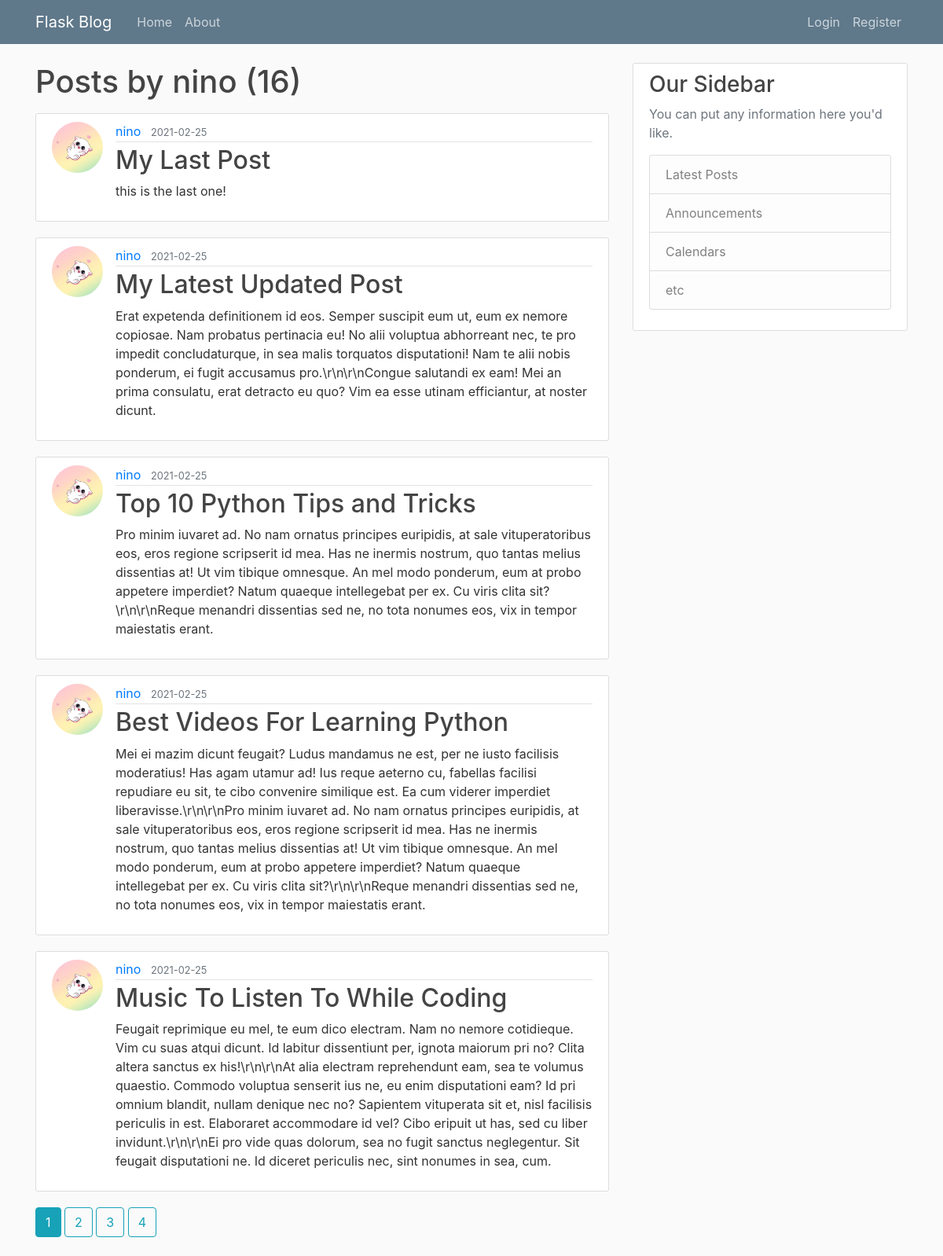
The app's page /user/nino with its own data.
### flaskblog/models.py (models this page shows, shortened)
class User(db.Model, UserMixin):
    id = db.Column(db.Integer, primary_key=True)
    username = db.Column(db.String(20), unique=True, nullable=False)
    email = db.Column(db.String(120), unique=True, nullable=False)
    image_file = db.Column(db.String(20), nullable=False, default='default.jpg')
    password = db.Column(db.String(60), nullable=False)
    posts = db.relationship('Post', backref='author', lazy=True)

class Post(db.Model):
    id = db.Column(db.Integer, primary_key=True)
    title = db.Column(db.String(100), nullable=False)
    date_posted = db.Column(db.DateTime, nullable=False, default=datetime.utcnow)
    content = db.Column(db.Text, nullable=False)
    user_id = db.Column(db.Integer, db.ForeignKey('user.id'), nullable=False)

### flaskblog/routes.py (the view)
@app.route('/user/<string:username>')
def user_posts(username):
    page = request.args.get('page', 1, type=int)
    user = User.query.filter_by(username=username).first_or_404()
    posts = Post.query.filter_by(author=user)\
        .order_by(Post.date_posted.desc())\
        .paginate(page=page, per_page=5)
    return render_template('user_posts.html', posts=posts, user=user)

### flaskblog/templates/user_posts.html
  {% extends "layout.html" %}
{% block content %}
    <h1 class="mb-3">Posts by {{ user.username }} ({{ posts.total }})</h1>
    {% for post in posts.items %}
        <article class="media content-section">
          <img class="rounded-circle article-img" src="{{ url_for('static', filename='profile_pics/' + post.author.image_file) }}">
          <div class="media-body">
            <div class="article-metadata">
              <a class="mr-2" href="{{ url_for('user_posts', username=post.author.username) }}">{{ post.author.username }}</a>
              <small class="text-muted">{{ post.date_posted.strftime('%Y-%m-%d') }}</small>
            </div>
            <h2><a class="article-title" href="{{ url_for('post', post_id=post.id) }}">{{ post.title }}</a></h2>
            <p class="article-content">{{ post.content }}</p>
          </div>
        </article>
    {% endfor %}
    {% for page_num in posts.iter_pages(left_edge=1, right_edge=1, left_current=1, right_current=2) %}
        {% if page_num %}
          {% if posts.page == page_num %}
            <a class="btn btn-info mb-4" href="{{ url_for('user_posts', username=user.username, page=page_num) }}">{{ page_num }}</a>
          {% else %}
            <a class="btn btn-outline-info mb-4" href="{{ url_for('user_posts', username=user.username, page=page_num) }}">{{ page_num }}</a>
          {% endif %}
        {% else %}
          ...
        {% endif %}
    {% endfor %}
{% endblock content %}

### flaskblog/static/main.css (style rules this page uses)
body { background: #fafafa; color: #333333; margin-top: 5rem; }
h1, h2, h3, h4, h5, h6 { color: #444444; }
.content-section { background: #ffffff; padding: 10px 20px; border: 1px solid #dddddd; border-radius: 3px; margin-bottom: 20px; }
.article-title { color: #444444; }
.article-content { white-space: pre-line; }
.article-img { height: 65px; width: 65px; margin-right: 16px; }
.article-metadata { padding-bottom: 1px; margin-bottom: 4px; border-bottom: 1px solid #e3e3e3 }

### records on screen
User: username "nino"
Post: image_file (picture), author.username "nino", date_posted "2021-02-25", title "My Last Post", content "this is the last one!"
Post: image_file (picture), author.username "nino", date_posted "2021-02-25", title "My Latest Updated Post", content "Erat expetenda definitionem id eos. Semper suscipit eum ut, eum ex nemore copiosae. Nam probatus pertinacia eu! No alii voluptua abhorreant nec, te pro impedit concludaturque, in sea malis torquatos disputationi! Nam te alii nobis ponderum, ei fugit accusamus pro.\\r\\n\\r\\nCongue salutandi ex eam! Mei an prima consulatu, erat detracto eu quo? Vim ea esse utinam efficiantur, at noster dicunt."
Post: image_file (picture), author.username "nino", date_posted "2021-02-25", title "Top 10 Python Tips and Tricks", content "Pro minim iuvaret ad. No nam ornatus principes euripidis, at sale vituperatoribus eos, eros regione scripserit id mea. Has ne inermis nostrum, quo tantas melius dissentias at! Ut vim tibique omnesque. An mel modo ponderum, eum at probo appetere imperdiet? Natum quaeque intellegebat per ex. Cu viris clita sit?\\r\\n\\r\\nReque menandri dissentias sed ne, no tota nonumes eos, vix in tempor maiestatis erant."
Post: image_file (picture), author.username "nino", date_posted "2021-02-25", title "Best Videos For Learning Python", content "Mei ei mazim dicunt feugait? Ludus mandamus ne est, per ne iusto facilisis moderatius! Has agam utamur ad! Ius reque aeterno cu, fabellas facilisi repudiare eu sit, te cibo convenire similique est. Ea cum viderer imperdiet liberavisse.\\r\\n\\r\\nPro minim iuvaret ad. No nam ornatus principes euripidis, at sale vituperatoribus eos, eros regione scripserit id mea. Has ne inermis nostrum, quo tantas melius dissentias at! Ut vim tibique omnesque. An mel modo ponderum, eum at probo appetere imperdiet? Natum quaeque intellegebat per ex. Cu viris clita sit?\\r\\n\\r\\nReque menandri dissentias sed ne, no tota nonumes eos, vix in tempor maiestatis erant."
Post: image_file (picture), author.username "nino", date_posted "2021-02-25", title "Music To Listen To While Coding", content "Feugait reprimique eu mel, te eum dico electram. Nam no nemore cotidieque. Vim cu suas atqui dicunt. Id labitur dissentiunt per, ignota maiorum pri no? Clita altera sanctus ex his!\\r\\n\\r\\nAt alia electram reprehendunt eam, sea te volumus quaestio. Commodo voluptua senserit ius ne, eu enim disputationi eam? Id pri omnium blandit, nullam denique nec no? Sapientem vituperata sit et, nisl facilisis periculis in est. Elaboraret accommodare id vel? Cibo eripuit ut has, sed cu liber invidunt.\\r\\n\\r\\nEi pro vide quas dolorum, sea no fugit sanctus neglegentur. Sit feugait disputationi ne. Id diceret periculis nec, sint nonumes in sea, cum."

### other values on screen
{{ posts.total }} "16"
{{ page_num }} "1"
{{ page_num }} "2" "3" "4"
